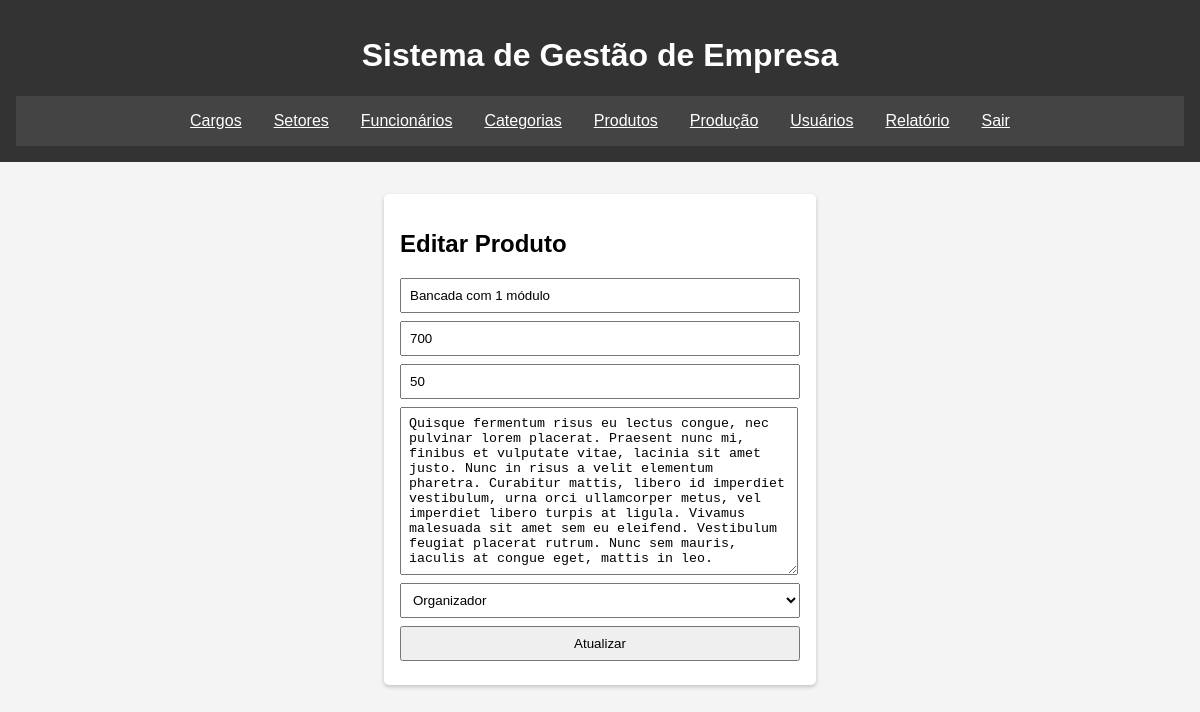
The page /salvar-produtos.php?id=1 (signed in) on the database its author committed.
### tables this page shows
CREATE TABLE `produtos` (
  `ProdutoID` int(11) NOT NULL,
  `Nome` varchar(45) DEFAULT NULL,
  `Preco` float DEFAULT NULL,
  `CategoriaID` int(11) DEFAULT NULL,
  `Referencia` varchar(45) DEFAULT NULL,
  `Descricao` longtext DEFAULT NULL,
  `Peso` float DEFAULT NULL
);

CREATE TABLE `categorias` (
  `CategoriaID` int(11) NOT NULL,
  `Nome` varchar(45) DEFAULT NULL,
  `Descricao` tinytext DEFAULT NULL
);

### salvar-produtos.php (the view, shortened to what this page needs)
<?php
include_once './include/conexao.php';
include_once './include/header.php';
$id = isset($_GET['id']) ? $_GET['id'] : null;
if ($id) {
    $sql = "SELECT * FROM produtos WHERE ProdutoID = $id";
    $resultado = $conn->query($sql);
    $produto = $resultado->fetch_assoc();
}
$sql_categorias = "SELECT CategoriaID, Nome FROM categorias";
$resultado_categorias = $conn->query($sql_categorias);
?>
<main>
    <div id="produtos" class="tela">
        <form class="crud-form" action="" method="post">
          <h2><?php echo $id ? 'Editar Produto' : 'Cadastro de Produto'; ?></h2>
          <input type="text" name="nome" placeholder="Nome do Produto" value="<?php echo $id ? $produto['Nome'] : ''; ?>" required>
          <input type="number" name="preco" placeholder="Preço" value="<?php echo $id ? $produto['Preco'] : ''; ?>" required>
          <input type="number" name="peso" placeholder="Peso (g)" value="<?php echo $id ? $produto['Peso'] : ''; ?>" required>
          <textarea name="descricao" placeholder="Descrição" required><?php echo $id ? $produto['Descricao'] : ''; ?></textarea>
          <select name="categoria" required>
            <?php while ($categoria = $resultado_categorias->fetch_assoc()) { ?>
              <option value="<?php echo $categoria['CategoriaID']; ?>" <?php echo ($id && $produto['CategoriaID'] == $categoria['CategoriaID']) ? 'selected' : ''; ?>>
                <?php echo $categoria['Nome']; ?>
              </option>
            <?php } ?>
          </select>
          <button type="submit"><?php echo $id ? 'Atualizar' : 'Salvar'; ?></button>
        </form>
    </div>
</main>
<?php
include_once './include/footer.php';
?>

### assets/style.css (style rules this page uses)
body { font-family: Arial, sans-serif; background-color: #f4f4f4; margin: 0; padding: 0; }
.tela { padding: 2rem; }
.login-form, .crud-form { background-color: white; padding: 1rem; border-radius: 5px; max-width: 400px; margin: auto; box-shadow: 0 2px 4px rgba(0,0,0,0.2); }
input, textarea { display: block; width: 95%; margin: 0.5rem 0; padding: 0.5rem; }
textarea { height: 150px; }
button,select { display: block; width: 100%; margin: 0.5rem 0; padding: 0.5rem; }

### rows shown on the page
produtos: nome "Bancada com 1 módulo", preco "700", peso "50", descricao "Quisque fermentum risus eu lectus congue, nec pulvinar lorem placerat. Praesent nunc mi, finibus et vulputate vitae, lacinia sit amet justo. Nunc in risus a velit elementum pharetra. Curabitur mattis, libero id imperdiet vestibulum, urna orci ullamcorper metus, vel imperdiet libero turpis at ligula. Vivamus malesuada sit amet sem eu eleifend. Vestibulum feugiat placerat rutrum. Nunc sem mauris, iaculis at congue eget, mattis in leo.", categoria "Organizador"
